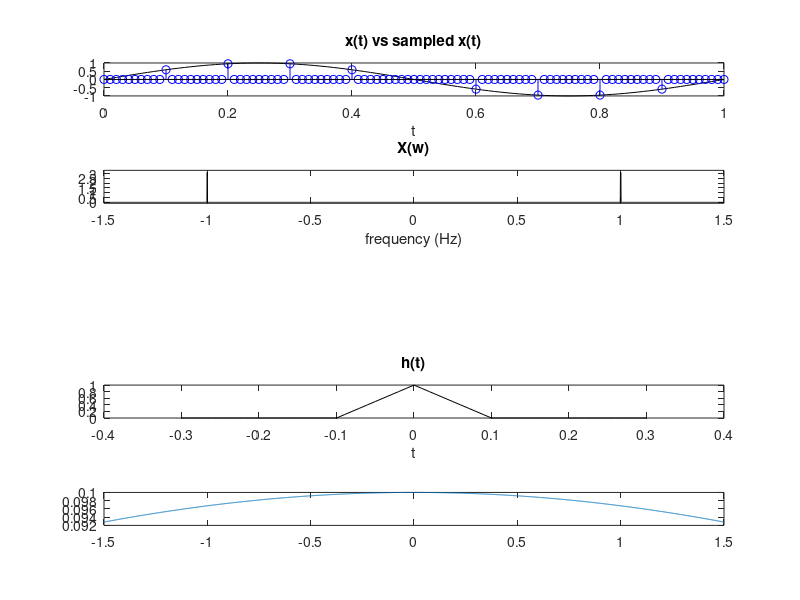

This figure's MATLAB source:
% define Triangle Gate model function
triangle = @(t) (1 - 2.*abs(t)) .* ( abs(t) <= 0.5);
sinc_ = @(t) sin(pi.*t) ./ (pi.*t);
% define delta function
delta = @(t) 1.*(t < 0.001 & t > -0.001);

x = @(t) sin(2*pi.*t);
T = 0.1;

t = 0:0.01:1;
x_s = zeros(size(t));
for n = -10:10
    x_s = x_s + x(t) .* delta(t-n*T);
end

subplot(5,1,1); plot(t,x(t),'k'); hold on;
stem(t,x_s,'b'); xlabel("t"); title("x(t) vs sampled x(t)");

% use f instead of w so its easier to plot
f = -1.5:0.001:1.5;
X = @(f) (pi / j) .* ( delta(f - 1) - delta(f + 1) );
subplot(5,1,2); plot(f,abs(X(f)),'k'); axis([-1.5 1.5 -0.1 pi+0.2]);
xlabel("frequency (Hz)"); title("X(w)");



t2 = (-0.3:0.01:0.3);
h = triangle(t2 ./ (2*T));
subplot(5,1,4); plot(t2,h,'k'); xlabel("t"); title("h(t)");

H = @(f) 0.1 .* (sinc_((0.05*2*pi.*f) ./ pi)).^2;
subplot(5,1,5); plot(f,H(f));



